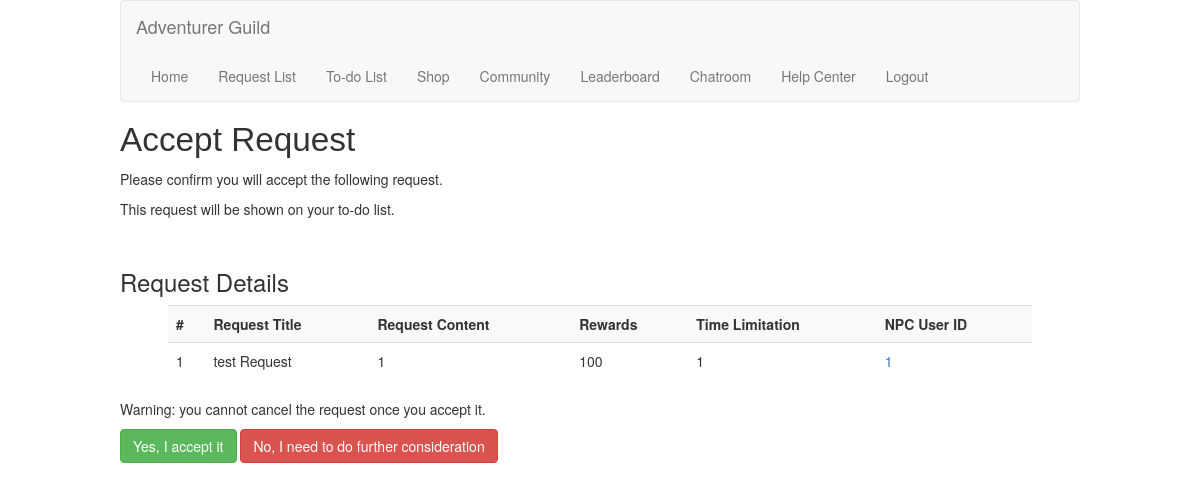
Page /acceptrequest/1 (signed in) on the committed database.
### models/sqlmodels.py (models this page shows, shortened)
class Requests(db.Model):
    __tablename__ = 'requests'
    requestID = Column(Integer, primary_key=True, autoincrement=True)
    title = Column(String(120), nullable=False)
    content = Column(Text, nullable=False)
    rewards = Column(String(120))
    timelimit = Column(String(120))
    userID = Column(String(120), ForeignKey('users.userID', name='fk_requests_userID'))
    status = Column(Text, nullable=False, default="Available")
    answer = Column(Text)

### app.py (the view)
    @app.route("/acceptrequest/<id>", methods=['GET'])
    @login_required
    def acceptRequest(id):
        result = Requests.query.filter(Requests.requestID == id).first() # Get the request details
        if result:
            return render_template("accept_request.html", result=result)
        else:
            return render_template("accept_request.html", errmsg=f"We cannot find any content.")

### app.py (called while the page is built)
    @login_manager.user_loader
    def load_user(user_id):
        return User(user_id)

### templates/accept_request.html (shortened to what this page needs)
{% extends 'base.html' %}
{% block content %}
    <h1 id="pageBanner">Accept Request</h1>
    <p>Please confirm you will accept the following request.</p>
    <p>This request will be shown on your to-do list.</p>
    <br>
    <h3>Request Details</h3>
    <table class="table table-striped listcontents">
        <tbody>
        <tr>
            <th scope="col">#</th>
            <th scope="col">Request Title</th>
            <th scope="col">Request Content</th>
            <th scope="col">Rewards</th>
            <th scope="col">Time Limitation</th>
            <th scope="col">NPC User ID</th>
        </tr>
        <tr>
            <td>{{ result.requestID }}</td>
            <td>{{ result.title }}</td>
            <td>{{ result.content }}</td>
            <td>{{ result.rewards }}</td>
            <td>{{ result.timelimit }}</td>
            <td><a href="/profile/{{result.userID}}" title="View NPC details" target="_blank">{{ result.userID }}</a></td>
        </tr>
        </tbody>
    </table>
    <div id="confirmAccept">
        <p>Warning: you cannot cancel the request once you accept it.</p>
        <button type="button" class="btn btn-success" onclick="confirmAcceptRequest({{ result.requestID }})">Yes, I accept it</button>
        <button type="button" class="btn btn-danger" id="denyAccept" onclick="denyAcceptRequest()">No, I need to do further consideration</button>
    </div>
{% endblock %}

### static/css/main.css (style rules this page uses)
a { text-decoration: none; }
.listcontents { width: 90%; margin-left: auto; margin-right: auto; }
#confirmAccept { margin-left: auto; margin-right: auto; }
#pageBanner { font-family: 'Gill Sans', 'Gill Sans MT', Calibri, 'Trebuchet MS', sans-serif; font-size: 25pt; }

### rows in the picture
Requests: requestID "1", title "test Request", content "1", rewards "100", timelimit "1", userID "1"
